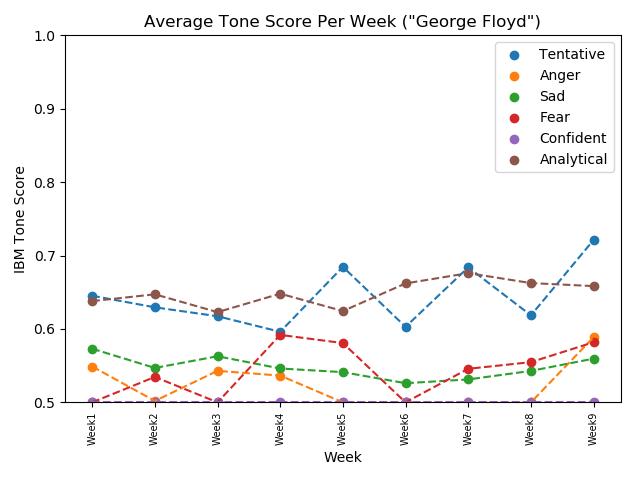

The script that drew this image:
from Funcs import *
import csv
import os
import pandas as pd
import matplotlib.pyplot as plt
import numpy as np
import matplotlib.ticker as ticker
import re
import glob
from matplotlib.ticker import (AutoMinorLocator, MultipleLocator)
# These are the start and end dates we want to pull articles from.
s_dates=["0522","0601","0608","0615","0622","0701","0708","0715","0722"]
e_dates=["0531","0607","0614","0621","0630","0707","0714","0721","0729"]
bob=False
# This is just here so I could put Pulling data code and plotting data code in the same file to show the whole process.
# Typically these tasks are seperated into different files.
if bob==True:

    newdict=DictCSV("wkwlex.tab",0,2) #Reading dict, this requires a file in the same directory as this code

    # Since we want articles from each week, we loop through the dates, using them as start and end dates in the API query.
    for i in range(0,len(s_dates)):

        fname="week"+str(i)+".csv"

        # In this example we are looking at articles with the keyword George Floyd, in the OpEd section.
        que="""https://api.nytimes.com/svc/search/v2/articlesearch.json?q=George%20Floyd&page=0&fq=news_desk:("OpEd")&source:("The New York Times")&facet=true&sort=relevance&begin_date=2020"""+s_dates[i]+"&end_date=2020"+e_dates[i]+"&api-key=d6ZZ3CclPNtLfkZid9iUvs6HpYLEbehl"

        # We feed the query into the pull function.
        urls,articles,amt=Pull(que)
        print(amt)
        print("hit \n")
        if amt<1:
            # If there are no articles returned skip to the next week.
            continue

        print("made it past")
        texts,token_texts=GetText(urls) #This function takes the urls, visits them and takes the article text from the site.
        # texts for the IBM tone analyzer, token_texts for the lexicon score.

        scores=GetScore(token_texts,newdict)
        # Get scores from the lexicon, this may or may not be removed, just because we aren't really using it.
        count=0
        # Loop through article texts
        for text in texts:
            article=articles[count]
            # Iterate through each article class, each 'text', corresponds to a single article
            tscores,tones=IBMtone(text)
            # Get tone scores and tones from IBM

            AssignTone(tscores,tones,article)
            #AssignTone scores takes the scores from IBM and adds them to that specific article object.
            count+=1
        CreateCSV(articles,fname,scores)

# Plotting

# Since we typically plot using week averages, the first thing we want to do is create week class objects
# This is done by reading the csv files we created above
# The function for this is the ReadSection function
#    weeks=ReadSection()
# This function accepts a path as its param. So in order to use this function I have to put all the csvs I want into a folder.
# Then I take the folders pathname and pass it as a string to ReadSection(path)
path='/Users/nathaniel/Desktop/Research/George'
weeks=ReadSection(path)
# Once we have the weeks we decide what we want to plot.
# For this example I will plot the average tone scores per week, over time
# To get the averages by week, I call the GetAvgs function which takes a list of 'week' class objs.

Sad_mean,Fear_mean,Anger_mean,Tenta_mean,Joy_mean,Confi_mean,Analy_mean=GetAvgs(weeks)

# Here I create the title, and labels for our plot
plt.title('Average Tone Score Per Week ("George Floyd")')
plt.xlabel('Week')
plt.ylabel('IBM Tone Score')
new=[]

# This section of code is to loop through the number of expected weeks and check if any are missing.
missing_weeks=[]
for i in range(0,9):
    missing_weeks.append(i)

# Here we loop through each week we have data for.
for i in range(len(weeks)):
    week=weeks[i]
    name=week.weekname
    # Num represents which week we are on, num=1 for week 1.
    num=int(name[4:])
    # If we have data for a certain week, remove that week number from the missing weeks list.
    if num in missing_weeks:

        missing_weeks.remove(num)

# Now that missing_weeks only holds weeks we dont have data for, we can go through and populate those weeks with
# place holder data so the plotting still works.
for i in range(0,9):
    # If the i is still in missing weeks, we know there is no csv associated with that week.
    if i in missing_weeks:
        # if a week doesnt have a csv (i.e got no data), we have to inseret a default of .5 to ensure smooth plotting.
        Sad_mean.insert(i,.5)
        Fear_mean.insert(i,.5)
        Anger_mean.insert(i,.5)
        Tenta_mean.insert(i,.5)
        Joy_mean.insert(i,.5)
        Confi_mean.insert(i,.5)
        Analy_mean.insert(i,.5)
    tick="Week"
    tick=tick+str(i+1)
    # Here we also create the labels for the x axis.
    new.append(tick)


plt.locs, labels = plt.yticks()  # Get the current locations and labels.
plt.yticks(np.arange(.5, 1))  # Set Ticks to go from .5 to 1
plt.ylim(.5, 1) #Set limits of y axis
ax=plt.axes()
ax.yaxis.set_major_locator(MultipleLocator(.1)) # Space out y axis ticks by .1
plt.tick_params(axis='x', which='major', labelsize=7, rotation=90) # Rotate tick labels by 90 degrees to fit them.
#plt.tick_params(axis='y', which='major', labelsize=4)
#plt.legend()
#plt.ax.set_xticklabels(rotation = (45), fontsize = 10, va='bottom', ha='left')

# (x,y,label='*name associated with line shows up on the legend').
plt.scatter(new,Tenta_mean, label='Tentative')
plt.plot(new,Tenta_mean,linestyle='--')
plt.scatter(new,Anger_mean,label='Anger')
plt.plot(new,Anger_mean,linestyle='--')
plt.scatter(new,Sad_mean,label='Sad',linewidths=1)
plt.plot(new,Sad_mean,linestyle='--')
plt.scatter(new,Fear_mean,label='Fear')
plt.plot(new,Fear_mean,linestyle='--')
#plt.scatter(new,Joy_mean,label='Joy')
#plt.plot(new,Joy_mean,linestyle='--')
plt.scatter(new,Confi_mean,label='Confident')
plt.plot(new,Confi_mean,linestyle='--')
plt.scatter(new,Analy_mean,label='Analytical')
plt.plot(new,Analy_mean,linestyle='--')

ax.legend()

#plt.scatter()

plt.show()
